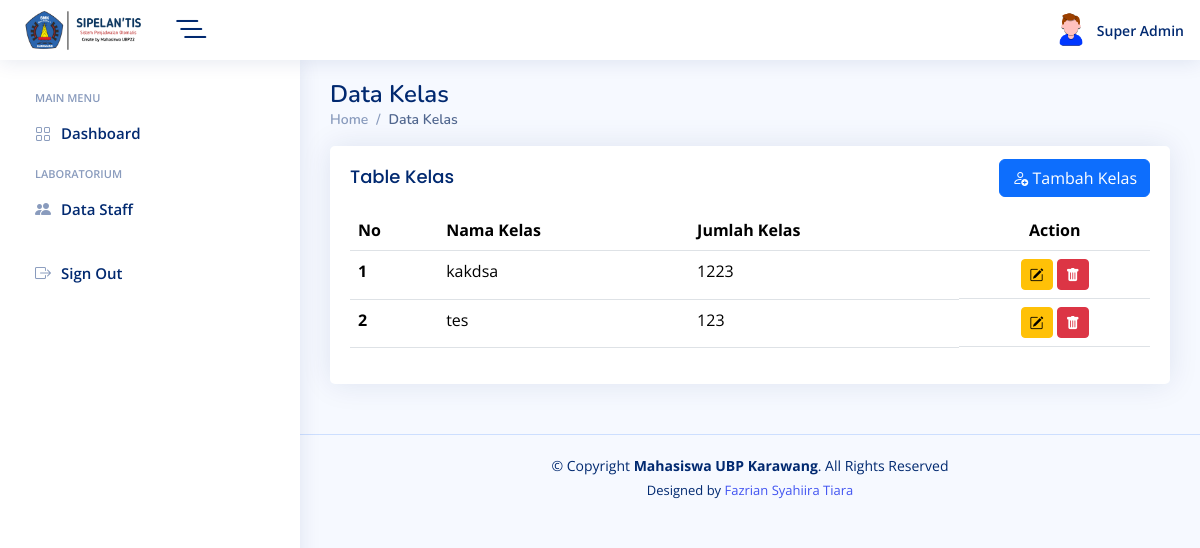
The page /admin/pages/data-kelas.php (signed in) on the database its author committed.
### tables this page shows
CREATE TABLE `tbl_m_kelas` (
  `id_kelas` int(25) NOT NULL,
  `nama_kelas` varchar(255) NOT NULL,
  `jumlah_siswa` int(255) NOT NULL,
  `created_by_tmk` int(225) NOT NULL,
  `created_date_tmk` timestamp NOT NULL DEFAULT current_timestamp(),
  `updated_by_tmk` int(255) DEFAULT NULL,
  `updated_date_tmk` timestamp NULL DEFAULT NULL
);

### admin/pages/data-kelas.php (the view, shortened to what this page needs)
<main id="main" class="main">
    <div class="pagetitle">
        <h1>Data Kelas</h1>
        <nav>
            <ol class="breadcrumb">
                <li class="breadcrumb-item"><a href="dashboard.php">Home</a></li>
                <li class="breadcrumb-item active">Data Kelas</li>
            </ol>
        </nav>
    </div>
    <section class="section">
        <div class="row">
            <div class="col-lg-12">
                <div class="card">
                    <div class="card-body">
                        <div class="d-flex justify-content-between align-items-center">
                            <h5 class="card-title">Table Kelas</h5>
                            <button type="button" class="btn btn-primary" data-bs-toggle="modal"
                                data-bs-target="#verticalycentered">
                                <i class="bi bi-person-add"></i>
                                Tambah Kelas
                            </button>
                        </div>
                        <div class="table-responsive">
                            <table class="table datatable">
                                <thead>
                                    <tr>
                                        <th scope="col">No</th>
                                        <th scope="col">Nama Kelas</th>
                                        <th scope="col">Jumlah Kelas</th>
                                        <th scope="col" style="text-align: center;">Action</th>
                                    </tr>
                                </thead>
                                <tbody>
                                    <?php
                                        require '../config/db.php';
                                        $dataKelas = mysqli_query($mysqli,"SELECT * FROM tbl_m_kelas");
                                        $no = 1;
                                        while($row = mysqli_fetch_assoc($dataKelas)) {
                                    ?>
                                    <tr>
                                        <th scope="row"><?=$no++;?></th>
                                        <td><?=$row['nama_kelas'];?></td>
                                        <td><?=$row['jumlah_siswa'];?></td>
                                        <td class="text-center d-flex justify-content-center">
                                            <div>
                                                <button type="button" class="btn btn-warning btn-sm bi bi-pencil-square"
                                                    data-bs-toggle="modal"
                                                    data-bs-target="#editmodal<?=$row['id_kelas'];?>"
                                                    data-user-id="<?=$row['id_kelas'];?>">
                                                </button>
                                                <button type="button" class="btn btn-danger btn-sm bi bi-trash-fill"
                                                    data-bs-toggle="modal"
                                                    data-bs-target="#delete-user<?=$row['id_kelas'];?>">
                                                </button>
                                            </div>
                                        </td>
                                        <?php } ?>
                                </tbody>
                            </table>
                        </div>
                    </div>
                </div>
            </div>
    </section>
</main>

### admin/assets/css/style.css (style rules this page uses)
:root { scroll-behavior: smooth; }
body { font-family: "Open Sans", sans-serif; background: #f6f9ff; color: #444444; }
a { color: #4154f1; text-decoration: none; }
h1, h2, h3, h4, h5, h6 { font-family: "Nunito", sans-serif; }
#main { margin-top: 60px; padding: 20px 30px; transition: all 0.3s; }
.pagetitle { margin-bottom: 10px; }
.pagetitle h1 { font-size: 24px; margin-bottom: 0; font-weight: 600; color: #012970; }
.card { margin-bottom: 30px; border: none; border-radius: 5px; box-shadow: 0px 0 30px rgba(1, 41, 112, 0.1); }
.card-title { padding: 20px 0 15px 0; font-size: 18px; font-weight: 500; color: #012970; font-family: "Poppins", sans-serif; }
.card-body { padding: 0 20px 20px 20px; }
.breadcrumb { font-size: 14px; font-family: "Nunito", sans-serif; color: #899bbd; font-weight: 600; }
.breadcrumb a { color: #899bbd; transition: 0.3s; }
.breadcrumb .breadcrumb-item::before { color: #899bbd; }
.breadcrumb .active { color: #51678f; font-weight: 600; }
@media (min-width: 1200px) { #main, #footer { margin-left: 300px; } }

### rows shown on the page
tbl_m_kelas: nama_kelas "kakdsa", jumlah_siswa "1223"
tbl_m_kelas: nama_kelas "tes", jumlah_siswa "123"

### other values the page prints
$_SESSION['name'] "Super Admin"
